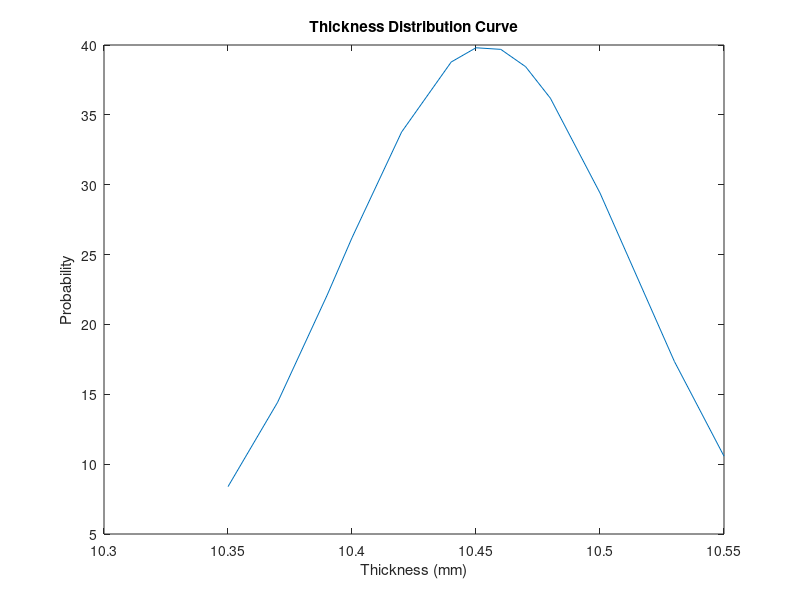

Write MATLAB code to recreate this figure.
X = [19.93 19.91 20.07 20.10 19.98 20.11 20.12 19.85 20.08 19.92];
Y = [19.96 19.84 19.83 19.82 19.79 19.76 19.91 19.84 19.80 19.85];
Z = [10.45 10.55 10.46 10.47 10.37 10.40 10.42 10.44 10.50 10.35 10.53 10.48 10.39 10.50 10.50];

X_avg = mean(X)
Y_avg = mean(Y)
Z_avg = mean(Z)

X_std = std(X,0)
Y_std = std(Y,0)
Z_std = std(Z,0)

V_pla = X_avg * Y_avg * Z_avg
V_cad = 20 * 20 * 10

S_pla = 100 * (V_pla - V_cad) / V_cad

Z_sort = sort(Z);
Z_norm = normalize(Z_sort);

y = 100 * normpdf(Z_norm,0,1);

plot(Z_sort,y)
title('Thickness Distribution Curve')
xlabel('Thickness (mm)')
ylabel('Probability')